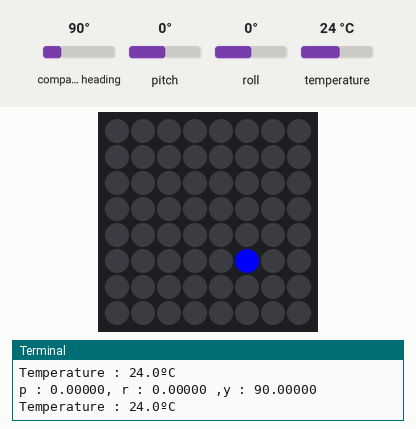
Bench run of a program on a simulated Raspberry Pi (BCM pin numbers) with a Sense HAT. On the bench: the Sense HAT's 8×8 RGB LED matrix, the last lines printed to the terminal. The test bench sets the inputs (shaded band); at power-on: pitch 0°, roll 0°, temperature 24 °C, compass heading 90°. The Sense HAT reports a negative pitch or roll as 360° plus the angle.

Above: at 1.2 s.
1.3 s: pitch set to 3°
At 2.9 s:
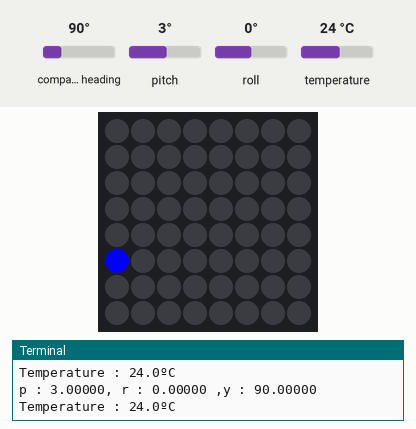
3.3 s: roll set to -86°
At 4.8 s:
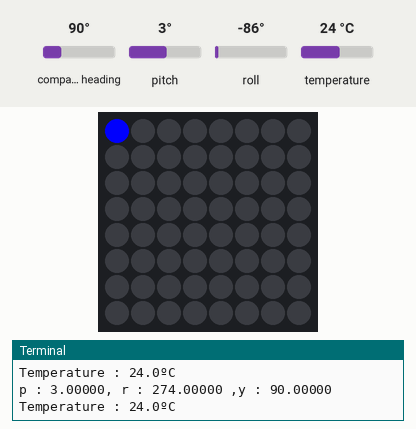
5.2 s: pitch set to -86°
At 6.1 s:
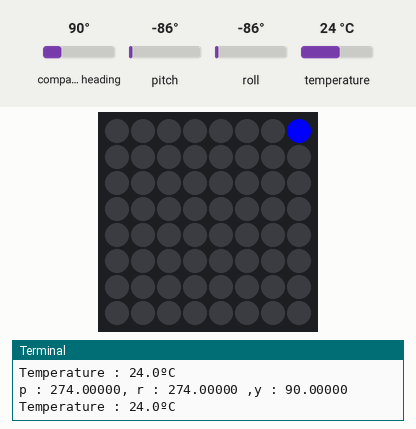
7.1 s: temperature set to 36.4 °C
8.6 s: temperature set to 37.5 °C
10.2 s: roll set to 0°
11.7 s: roll set to 3°
At 12.9 s:
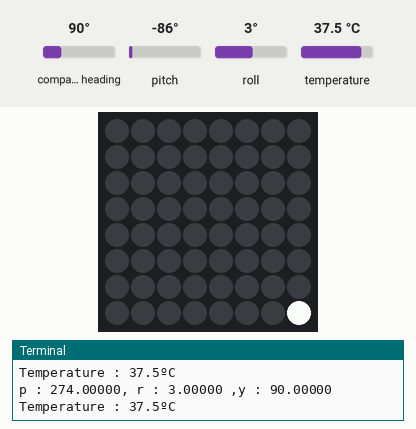
Timing chart, 0 to 14.6 s (numbered marks = the images above; inputs shaded):
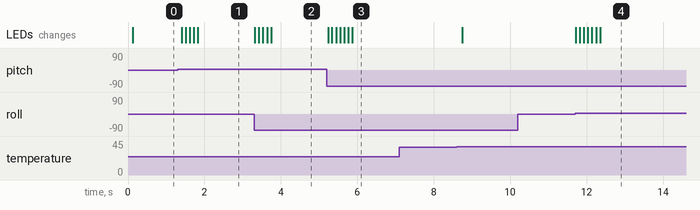

The program:

up_project2.py
```python
from sense_hat import SenseHat
from time import sleep

sense = SenseHat()
sense.set_imu_config(True, True, True)

x = 5
y = 5
r = 255
g = 255
b = 255
roll = 0
pitch = 0
yaw = 0

def update_screen():
    sense.clear()
    sense.set_pixel(x, y, r, g, b)

# border
def clamp(val, min_val = 0, max_val = 7):
    return min(max_val, max(min_val, val))

def move_dot(pitch, roll, x, y):
    new_x = x
    new_y = y
    if 1 < pitch < 179 and x != 0:
        new_x -= 1
    elif 359 > pitch > 181 and x != 7:
        new_x += 1
    if 1 < roll < 179 and y != 7:
        new_y += 1
    elif 359 > roll > 181 and y != 0:
        new_y -= 1

    return new_x, new_y


while True:


    # print
    # roll, pitch, yaw
    orientation = sense.get_orientation_degrees()
    pitch = orientation["pitch"]
    roll = orientation["roll"]
    yaw = orientation["yaw"]

    x,y = move_dot(pitch,roll,x,y)
    update_screen()

    print("p : {:.5f}, r : {:.5f} ,y : {:.5f}" .format(pitch, roll, yaw))

    # temp
    temp = sense.get_temperature()
    print("Temperature : {:.1f}ºC" .format(temp))
    if temp < 37:
        r = 0
        g = 0
        b = 255
    elif temp < 38 :
        r = 255
        g = 255
        b = 255
    else :
        r = 255
        g = 0
        b = 0
    #print("r : {}, g : {}, b : {}" .format(r, g, b))

    sleep(0.1)
```

Measured:
- the behaviour switches between 1 and 2° on pitch (found by bisection; images 0 and 1)
- the behaviour switches between 1 and 2° on roll (found by bisection; images 3 and 4)
- after the input at 1.3 s, the LEDs: first change after 0.11 s (image 1 shows a later state)
- after the input at 3.3 s, the LEDs: first change at once (image 2 shows a later state)
- after the input at 5.2 s, the LEDs: first change at once (image 3 shows a later state)
- after the input at 11.7 s, the LEDs: first change at once (image 4 shows a later state)
